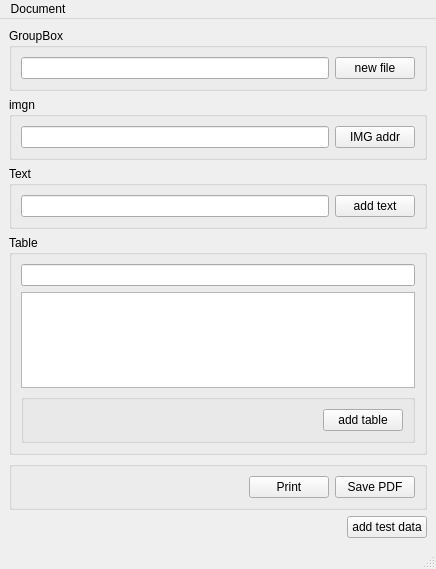
<?xml version="1.0" encoding="UTF-8"?>
<ui version="4.0">
 <class>makeReports</class>
 <widget class="QMainWindow" name="makeReports">
  <property name="geometry">
   <rect>
    <x>0</x>
    <y>0</y>
    <width>436</width>
    <height>569</height>
   </rect>
  </property>
  <property name="windowTitle">
   <string>makeReports</string>
  </property>
  <widget class="QWidget" name="centralwidget">
   <layout class="QVBoxLayout" name="verticalLayout">
    <item>
     <widget class="QGroupBox" name="groupBox_5">
      <property name="title">
       <string>GroupBox</string>
      </property>
      <layout class="QHBoxLayout" name="horizontalLayout_5">
       <item>
        <widget class="QLineEdit" name="headLN"/>
       </item>
       <item>
        <widget class="QPushButton" name="headBTN">
         <property name="text">
          <string>new file</string>
         </property>
        </widget>
       </item>
      </layout>
     </widget>
    </item>
    <item>
     <widget class="QGroupBox" name="groupBox_4">
      <property name="sizePolicy">
       <sizepolicy hsizetype="Preferred" vsizetype="Expanding">
        <horstretch>0</horstretch>
        <verstretch>0</verstretch>
       </sizepolicy>
      </property>
      <property name="title">
       <string>imgn</string>
      </property>
      <layout class="QHBoxLayout" name="horizontalLayout_4">
       <item>
        <widget class="QLineEdit" name="imgLN"/>
       </item>
       <item>
        <widget class="QPushButton" name="imgBTN">
         <property name="text">
          <string>IMG addr</string>
         </property>
        </widget>
       </item>
      </layout>
     </widget>
    </item>
    <item>
     <widget class="QGroupBox" name="groupBox">
      <property name="title">
       <string>Text</string>
      </property>
      <layout class="QHBoxLayout" name="horizontalLayout_2">
       <item>
        <widget class="QLineEdit" name="textLN"/>
       </item>
       <item>
        <widget class="QPushButton" name="textBTN">
         <property name="text">
          <string>add text</string>
         </property>
        </widget>
       </item>
      </layout>
     </widget>
    </item>
    <item>
     <widget class="QGroupBox" name="groupBox_2">
      <property name="title">
       <string>Table</string>
      </property>
      <layout class="QVBoxLayout" name="verticalLayout_3">
       <item>
        <widget class="QLineEdit" name="tablHeadLN"/>
       </item>
       <item>
        <widget class="QTextEdit" name="tableDataLN"/>
       </item>
       <item>
        <widget class="QGroupBox" name="horizontalGroupBox">
         <layout class="QHBoxLayout" name="horizontalLayout_3">
          <item>
           <spacer name="horizontalSpacer_2">
            <property name="orientation">
             <enum>Qt::Horizontal</enum>
            </property>
            <property name="sizeHint" stdset="0">
             <size>
              <width>40</width>
              <height>20</height>
             </size>
            </property>
           </spacer>
          </item>
          <item>
           <widget class="QPushButton" name="tableBTN">
            <property name="text">
             <string>add table</string>
            </property>
           </widget>
          </item>
         </layout>
        </widget>
       </item>
      </layout>
     </widget>
    </item>
    <item>
     <widget class="QGroupBox" name="groupBox_3">
      <property name="title">
       <string/>
      </property>
      <layout class="QHBoxLayout" name="horizontalLayout">
       <item>
        <spacer name="horizontalSpacer">
         <property name="orientation">
          <enum>Qt::Horizontal</enum>
         </property>
         <property name="sizeHint" stdset="0">
          <size>
           <width>40</width>
           <height>20</height>
          </size>
         </property>
        </spacer>
       </item>
       <item>
        <widget class="QPushButton" name="pushButton">
         <property name="text">
          <string>Print</string>
         </property>
        </widget>
       </item>
       <item>
        <widget class="QPushButton" name="pushButton_2">
         <property name="text">
          <string>Save PDF</string>
         </property>
        </widget>
       </item>
      </layout>
     </widget>
    </item>
    <item>
     <layout class="QHBoxLayout" name="horizontalLayout_6">
      <item>
       <spacer name="horizontalSpacer_3">
        <property name="orientation">
         <enum>Qt::Horizontal</enum>
        </property>
        <property name="sizeHint" stdset="0">
         <size>
          <width>40</width>
          <height>20</height>
         </size>
        </property>
       </spacer>
      </item>
      <item>
       <widget class="QPushButton" name="pushButton_3">
        <property name="text">
         <string>add test data</string>
        </property>
       </widget>
      </item>
     </layout>
    </item>
   </layout>
  </widget>
  <widget class="QMenuBar" name="menubar">
   <property name="geometry">
    <rect>
     <x>0</x>
     <y>0</y>
     <width>436</width>
     <height>20</height>
    </rect>
   </property>
   <widget class="QMenu" name="menuDocument">
    <property name="title">
     <string>Document</string>
    </property>
    <addaction name="actionSave_PDF"/>
    <addaction name="separator"/>
    <addaction name="actionPrint"/>
    <addaction name="separator"/>
    <addaction name="actionExit"/>
   </widget>
   <addaction name="menuDocument"/>
  </widget>
  <widget class="QStatusBar" name="statusbar"/>
  <action name="actionSave_PDF">
   <property name="text">
    <string>Save PDF</string>
   </property>
   <property name="toolTip">
    <string>Save in PDF</string>
   </property>
   <property name="shortcut">
    <string>Ctrl+S</string>
   </property>
  </action>
  <action name="actionPrint">
   <property name="text">
    <string>Print</string>
   </property>
   <property name="toolTip">
    <string>Print document</string>
   </property>
   <property name="shortcut">
    <string>Ctrl+P</string>
   </property>
  </action>
  <action name="actionExit">
   <property name="text">
    <string>Exit</string>
   </property>
  </action>
 </widget>
 <resources/>
 <connections/>
</ui>
